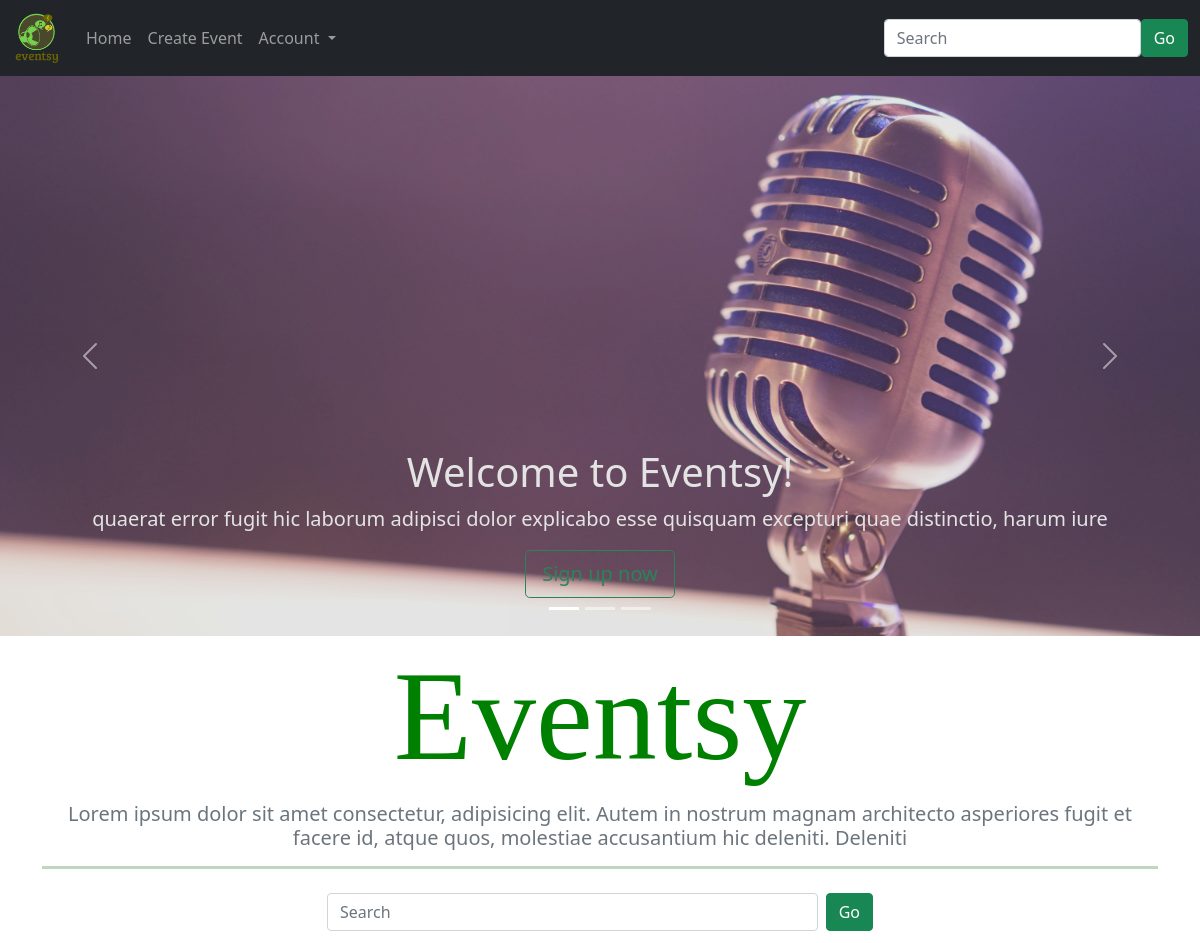
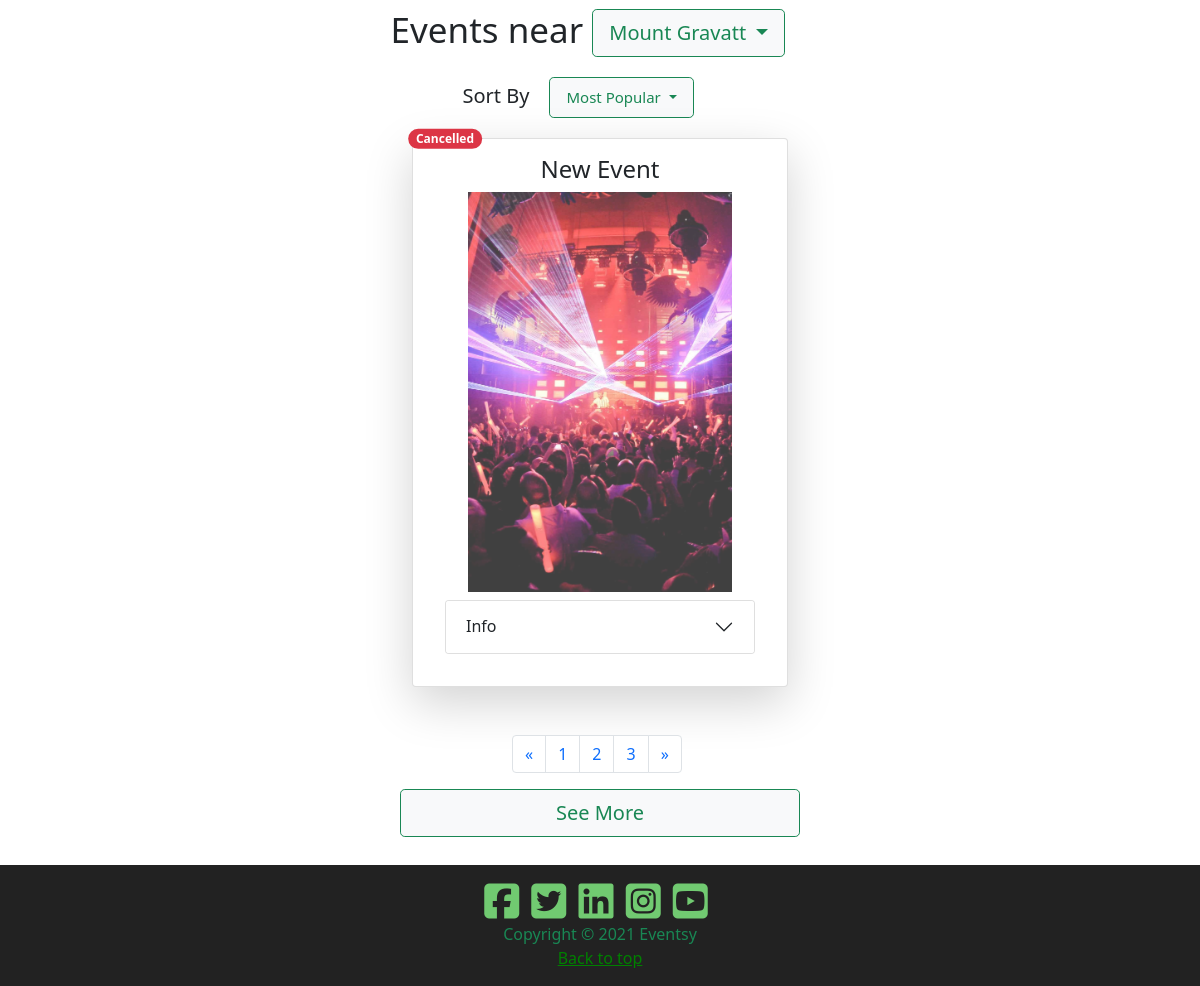
The page / on the database its author committed (2 pictures, top to bottom).
### Website/models.py (models this page shows, shortened)
class Event(db.Model):
    __tablename__ = 'events'
    id = db.Column(db.Integer, primary_key=True)
    title = db.Column(db.String(80), nullable=False)
    startdate = db.Column(db.Date, nullable=False)
    enddate = db.Column(db.Date, nullable=False)
    status = db.Column(db.String(30), nullable=False)
    starttime = db.Column(db.Time, nullable=False)
    endtime = db.Column(db.Time, nullable=False)
    address = db.Column(db.String, nullable=False)
    city = db.Column(db.String(80))
    suburb = db.Column(db.String(80))
    maxguests = db.Column(db.Integer, nullable=False)
    image = db.Column(db.String(400))
    type = db.Column(db.String(80))
    description = db.Column(db.String(200))
    description_header = db.Column(db.String(100))
    artist = db.Column(db.String(80), nullable=False)
    comments = db.relationship('Comment', backref='events')
    user_id = db.Column(db.Integer, db.ForeignKey('users.id'))
    name = db.relationship('User', backref='events')

### Website/views.py (the view)
@bp.route('/')
def index():
    events = Event.query.all()
    return render_template('index.html', events=events)

### Website/templates/index.html (shortened to what this page needs)
{% extends "base.html" %}
{% block content %}
<div id="carouselExampleIndicators" class="carousel slide carousel-fade text-center" data-bs-ride="carousel"
  data-bs-interval="4000">
  <div class="carousel-indicators">
    <button type="button" data-bs-target="#carouselExampleIndicators" data-bs-slide-to="0" class="active"
      aria-current="true" aria-label="Slide 1"></button>
    <button type="button" data-bs-target="#carouselExampleIndicators" data-bs-slide-to="1"
      aria-label="Slide 2"></button>
    <button type="button" data-bs-target="#carouselExampleIndicators" data-bs-slide-to="2"
      aria-label="Slide 3"></button>
  </div>
  <div class="carousel-inner">
    <div class="carousel-item active">
      <div class="bg-overlay" style=" background-image:url(../static/images/mic.jpg);">
        <div class="carousel-container">
          <h1>Welcome to Eventsy!</h1>
          <p class="lead">quaerat error fugit hic laborum adipisci dolor explicabo esse quisquam
            excepturi quae distinctio, harum iure</p>
          <a href="{{ url_for('auth.register') }}">
            <button type="button" class="btn btn-lg btn-outline-success mb-2">Sign up now</button>
          </a>
        </div>
      </div>
    </div>
  </div>
  <button class="carousel-control-prev" type="button" data-bs-target="#carouselExampleIndicators" data-bs-slide="prev">
    <span class="carousel-control-prev-icon" aria-hidden="true"></span>
  </button>
  <button class="carousel-control-next" type="button" data-bs-target="#carouselExampleIndicators" data-bs-slide="next">
    <span class="carousel-control-next-icon" aria-hidden="true"></span>
  </button>
</div>
<div class="container text-center">
  <div class="row py-1 mb-1">
    <div class="jumbo-head container">
      <h1 class="jumbotron-heading">Eventsy</h1>
      <h3>
        <p class="lead text-muted">Lorem ipsum dolor sit amet consectetur, adipisicing elit. Autem in nostrum magnam
          architecto asperiores fugit et facere id, atque quos, molestiae accusantium hic deleniti. Deleniti</p>
        <hr class="index-line">
    </div>
  </div>
  <div class ="row mb-3">
    <div class="col col-sm-1 col-md-2 col-lg-3">
    </div>
    <div class="col col-sm-10 col-md-8 col-lg-6">
      <form class="d-flex align-items-center"  action="{{url_for('main.search')}}">
        <input class="form-control me-2" type="search" placeholder="Search">
        <button class="btn btn-success btn-outline-sucess" type="submit">Go</button>
      </form>
    </div>
  </div>
  <div class="row">
    <div class="row justify-content-between">
      <div class="drop1">
        <div class="col-xs-6">
          Events near <a class="btn btn-light btn-info btn-lg btn-outline-success dropdown-toggle" href="#"
            role="button" id="dropdownMenuLink" data-bs-toggle="dropdown" aria-expanded="false">
            Mount Gravatt
          </a>
        </div>
      </div>
      <div class="col-xs-6">
        <div class="drop2">Sort By<a class="btn btn-light btn-info btn-lg btn-outline-success dropdown-toggle" href="#"
            role="button" id="dropdownMenuLink" data-bs-toggle="dropdown" aria-expanded="false"
            style="font-size: 15px;margin: 20px;">
            Most Popular
          </a>
        </div>
      </div>
    </div>
  </div>
</div>
<div class="container-fluid">
  <div class="row d-flex align-items-start">
    {% for event in events %}
    <div class="col-xxl-3 col-xl-4 col-lg-4 col-md-6 col-xs-7 d-block mx-auto">
      <div class="card shadow-lg px-3 pb-3 mb-5 bg-body rounded">
        <div class="card-body">
          {% if event.status == "Upcoming" %}
          <span class="position-absolute top-0 start-10 translate-middle badge rounded-pill bg-success">
            {% elif event.status == "Booked" %}
            <span class="position-absolute top-0 start-10 translate-middle badge rounded-pill bg-info">
              {% elif event.status == "Cancelled" %}
              <span class="position-absolute top-0 start-10 translate-middle badge rounded-pill bg-danger">
                {% elif event.status == "Inactive" %}
                <span class="position-absolute top-0 start-10 translate-middle badge rounded-pill bg-danger">
                  {% endif %}
                  {{event.status}}
                </span>
                <h4 class="text-center">{{event.title}}</h4>
                <div class="d-flex justify-content-center">
                  <img class="card-image d-block mb-2" src="{{event.image}}" alt="Poster of Event No. {{event.id}}">
                </div>
                <div class="accordion" id="accordion_event1">
                  <div class="accordion-item">
                    <h2 class="accordion-header">
                      <button class="accordion-button collapsed" type="button" data-bs-toggle="collapse"
                        data-bs-target="{{event.id}}" aria-expanded="false" aria-controls="collapseOne">
                        Info
                      </button>
                    </h2>
                  </div>
                </div>
        </div>
      </div>
    </div>
    {% endfor %}
  </div>
  <div class="row align-items-star justify-content-center">
    <div class=" col-sm-3 col-md-4">
    </div>
    <div class=" col-sm-6 col-md-6 d-block mx-auto">
      <nav aria-label="Page navigation example">
        <ul class="pagination">
          <li class="page-item">
            <a class="page-link" href="#" aria-label="Previous">
              <span aria-hidden="true">&laquo;</span>
            </a>
          </li>
          <li class="page-item"><a class="page-link" href="#">1</a></li>
          <li class="page-item"><a class="page-link" href="#">2</a></li>
          <li class="page-item"><a class="page-link" href="#">3</a></li>
          <li class="page-item">
            <a class="page-link" href="#" aria-label="Next">
              <span aria-hidden="true">&raquo;</span>
            </a>
          </li>
        </ul>
      </nav>
    </div>
  </div>
</div>
<h2>
  <div class="See-more d-grid gap-2 col-4 mx-auto">
    <button class="btn btn-light btn-outline-success btn-lg" type="button" data-bs-toggle="collapse"
      data-bs-target="#collapseExample" aria-expanded="false" aria-controls="collapseExample">
      See More
    </button>
</h2>
{% endblock %}

### Website/static/custom.css (style rules this page uses)
.card-image { object-fit: cover; max-width: 85%; min-width: 85%; width: auto; height: auto; min-height: 400px; max-height: 400px; opacity: 0.75; }
.drop1 { font-size: 35px; padding-bottom: 0; margin-bottom: 0; }
.drop2 { font-size: 20px; }

### Website/static/styles.css (style rules this page uses)
.bg-overlay { position: absolute; bottom:0; left:0; right:0; top:0; background-position: center; background-size: cover; opacity: 0.8; }
.carousel-container { position:absolute; bottom:0; left:0; right:0; padding-bottom: 30px; }
.carousel-item { height: 35rem; background: #777; color: white; }
.jumbotron-heading { color:green; font-family:serif; font-size: 8rem; }
.See-more { padding-bottom: 20px; }
hr.index-line { border-top: 3px solid darkgreen; }

### rows shown on the page
Event: status "Cancelled", title "New Event", image (picture)
